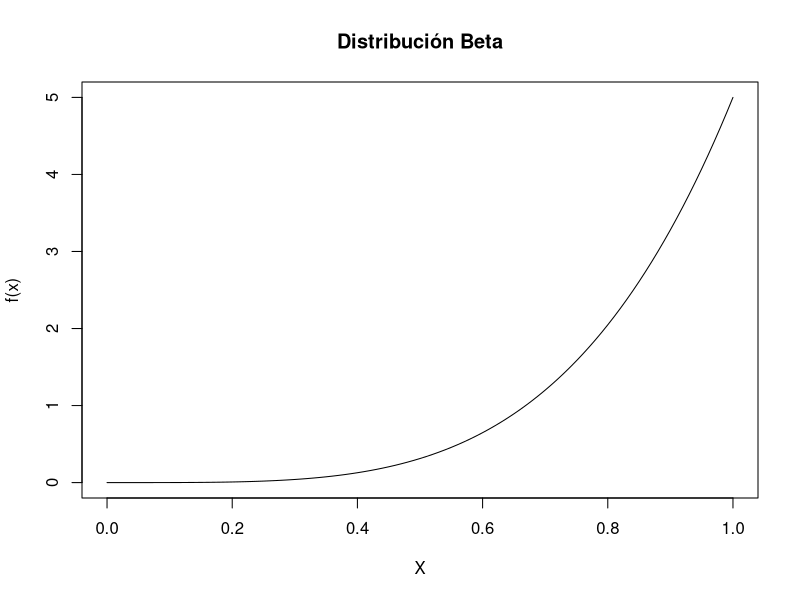
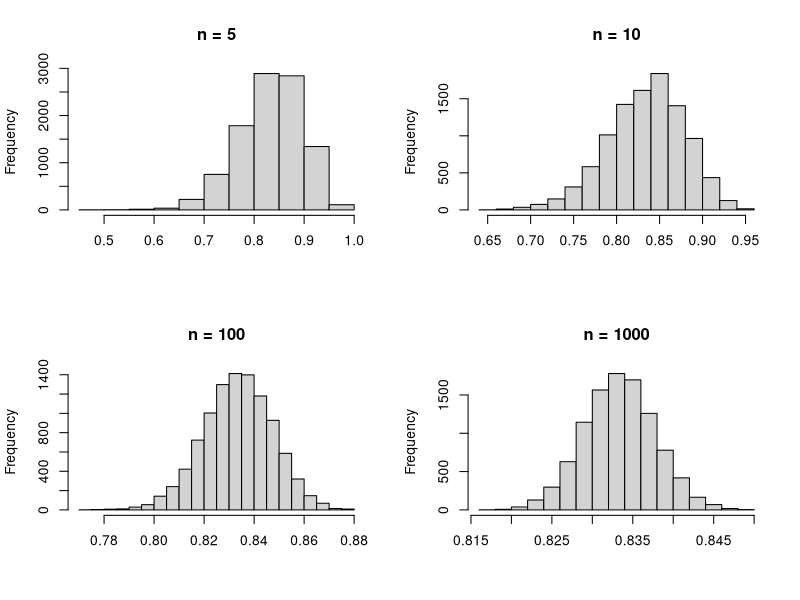

Source code (R) for these figures, in order:

# Development -------------------------------------------------------------

"
Teorema del Límite Central

La distribución Beta es una función de distribución continua definida en el intervalo [0,1], 
por lo que sus mayores aplicaciones están en la modelación de variables aleatoria que representan 
proporciones o porcentajes.

Esta función de distribución tiene dos parámetros alpha (a) y beta (b), los cuales definen la forma 
de la distribución. El promedio y la varianza se calculan como: 
E(X) = a/(a+b) Var(x) = (ab)/((a+b+1)*(a+b)^2)

1.- Grafica la densidad de la distribución Beta con parámetros a=5,b=1

2.- Mediante muestro repetitivo, muestra gráficamente que la distribución del promedio de la 
    distribución beta se aproxima a una distribución normal.

3.- Muestra que el promedio y la desviación estándar del muestreo se aproxima al promedio y error 
    estándar teóricos de la distribución de la media
"


# Solution ----------------------------------------------------------------

# 1)
a <- 5
b <- 1

curve(dbeta(x, shape1 = a, shape2 = b),
      from = 0, to = 1,
      xlab = 'X', ylab = 'f(x)', main = 'Distribución Beta')

# 2)

par(mfrow=c(2,2))

{sample5 <- c()
  n <- 5
  for (i in 1:10000) {
    sample5[i] <- mean(rbeta(n = n,shape1 = a, shape2 = b))
  }
  hist(sample5, main = "n = 5", xlab = "")}

{sample10 <- c()
  n <- 10
  for (i in 1:10000) {
    sample10[i] <- mean(rbeta(n = n,shape1 = a, shape2 = b))
  }
  hist(sample10, main = "n = 10", xlab = "")}

{sample100 <- c()
  n <- 100
  for (i in 1:10000) {
    sample100[i] <- mean(rbeta(n = n,shape1 = a, shape2 = b))
  }
  hist(sample100, main = "n = 100", xlab = "")}

{sample1000<- c()
  n <- 1000
  for (i in 1:10000) {
    sample1000[i] <- mean(rbeta(n = n,shape1 = a, shape2 = b))
  }
  hist(sample1000, main = "n = 1000", xlab = "")}
dev.off()

# 3)

mean(sample1000); a/(a+b)
sd(sample1000); sqrt((a*b)/((a+b+1)*(a+b)**2)) / sqrt(1000)

